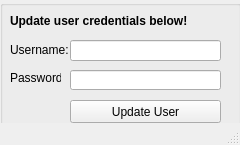
<?xml version="1.0" encoding="UTF-8"?>
<ui version="4.0">
 <class>MainWindow</class>
 <widget class="QMainWindow" name="MainWindow">
  <property name="geometry">
   <rect>
    <x>0</x>
    <y>0</y>
    <width>240</width>
    <height>145</height>
   </rect>
  </property>
  <property name="windowTitle">
   <string>MainWindow</string>
  </property>
  <widget class="QWidget" name="centralwidget">
   <widget class="QGroupBox" name="groupBox">
    <property name="geometry">
     <rect>
      <x>0</x>
      <y>0</y>
      <width>241</width>
      <height>131</height>
     </rect>
    </property>
    <property name="title">
     <string/>
    </property>
    <widget class="QPushButton" name="update_user_button">
     <property name="geometry">
      <rect>
       <x>70</x>
       <y>100</y>
       <width>151</width>
       <height>23</height>
      </rect>
     </property>
     <property name="text">
      <string>Update User</string>
     </property>
    </widget>
    <widget class="QLabel" name="label_4">
     <property name="geometry">
      <rect>
       <x>10</x>
       <y>70</y>
       <width>51</width>
       <height>16</height>
      </rect>
     </property>
     <property name="text">
      <string>Password:</string>
     </property>
    </widget>
    <widget class="QLabel" name="label_5">
     <property name="geometry">
      <rect>
       <x>10</x>
       <y>10</y>
       <width>271</width>
       <height>21</height>
      </rect>
     </property>
     <property name="font">
      <font>
       <pointsize>9</pointsize>
       <weight>75</weight>
       <italic>false</italic>
       <bold>true</bold>
      </font>
     </property>
     <property name="text">
      <string>Update user credentials below!</string>
     </property>
    </widget>
    <widget class="QLabel" name="label_6">
     <property name="geometry">
      <rect>
       <x>10</x>
       <y>40</y>
       <width>61</width>
       <height>20</height>
      </rect>
     </property>
     <property name="text">
      <string>Username: </string>
     </property>
    </widget>
    <widget class="QLineEdit" name="log_username_2">
     <property name="geometry">
      <rect>
       <x>70</x>
       <y>40</y>
       <width>151</width>
       <height>21</height>
      </rect>
     </property>
    </widget>
    <widget class="QLineEdit" name="log_password_2">
     <property name="geometry">
      <rect>
       <x>70</x>
       <y>70</y>
       <width>151</width>
       <height>20</height>
      </rect>
     </property>
     <property name="echoMode">
      <enum>QLineEdit::Password</enum>
     </property>
    </widget>
   </widget>
  </widget>
  <widget class="QStatusBar" name="statusbar"/>
 </widget>
 <resources/>
 <connections/>
</ui>
